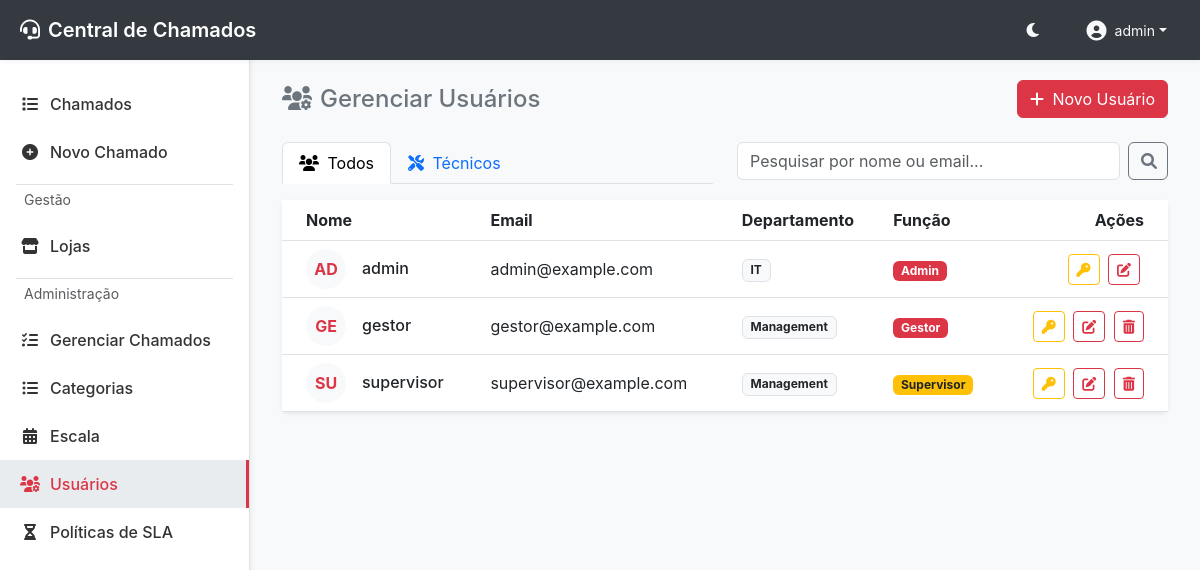
Before: /usuarios (signed in) with the older database file.
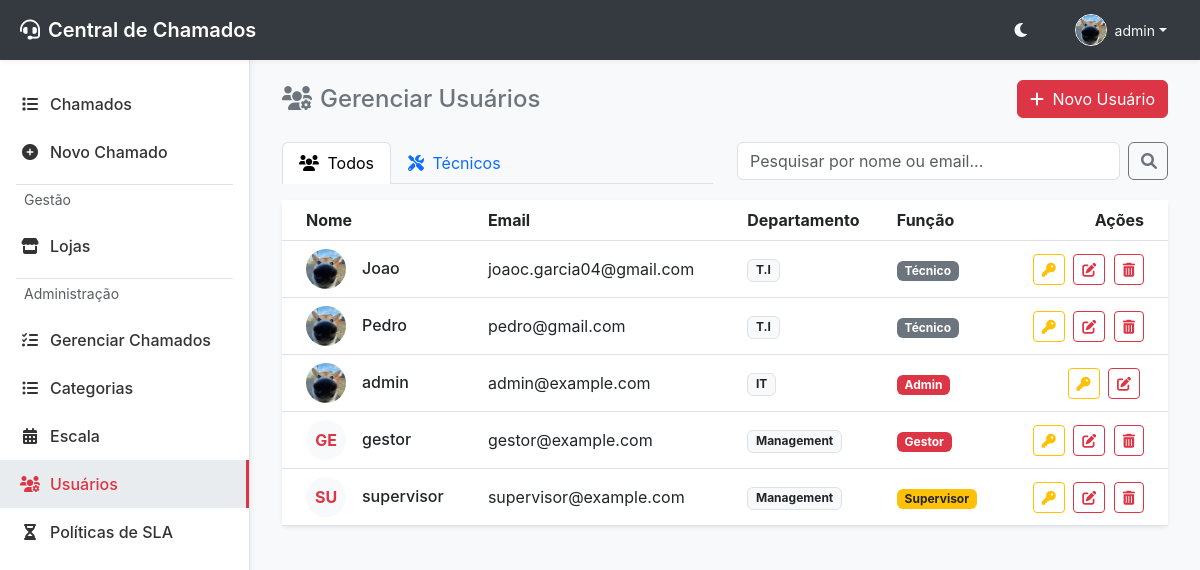
After: the same page with the newer database file.
### app/models.py (models this page shows, shortened)
class User(UserMixin, db.Model):
    __tablename__ = 'users'
    id = db.Column(db.Integer, primary_key=True)
    username = db.Column(db.String(64), index=True, unique=True, nullable=False)
    email = db.Column(db.String(120), index=True, unique=True, nullable=False)
    password_hash = db.Column(db.String(256))
    role = db.Column(db.String(20), default='user') # user, technician, admin, manager, supervisor
    department = db.Column(db.String(100))
    profile_image = db.Column(db.String(255))
    is_active = db.Column(db.Boolean, default=True)
    created_at = db.Column(db.DateTime, default=datetime.utcnow)

### app/modules/auth/routes.py (the view)
@auth_bp.route('/usuarios')
@login_required
def listar_usuarios():
    search = request.args.get('search', '')
    query = User.query
    if search:
        search_term = f"%{search}%"
        query = query.filter(or_(User.username.ilike(search_term), User.email.ilike(search_term)))
    users = query.order_by(User.username).all()
    return render_template('usuarios.html', users=users, active_page='usuarios', active_tab='all', search=search)

### app/modules/auth/routes.py (called while the page is built)
@auth_bp.context_processor
def utility_processor():
    def get_role_level_ctx(role):
        return get_role_level(role)
    return dict(get_role_level=get_role_level_ctx)

### app/templates/usuarios.html (shortened to what this page needs)
{% extends "base.html" %}
{% block content %}
<div class="d-flex justify-content-between align-items-center mb-4">
    <h4 class="mb-0 text-secondary"><i class="fas fa-users-cog me-2"></i>Gerenciar Usuários</h4>
    <button class="btn btn-primary" data-bs-toggle="modal" data-bs-target="#novoUsuarioModal">
        <i class="fas fa-plus me-1"></i> Novo Usuário
    </button>
</div>
<div class="row mb-3">
    <div class="col-md-6">
        <ul class="nav nav-tabs">
            <li class="nav-item">
                <a class="nav-link {% if active_tab == 'all' %}active{% endif %}" href="{{ url_for('auth.listar_usuarios') }}">
                    <i class="fas fa-users me-1"></i> Todos
                </a>
            </li>
            <li class="nav-item">
                <a class="nav-link {% if active_tab == 'tecnicos' %}active{% endif %}" href="{{ url_for('auth.listar_tecnicos') }}">
                    <i class="fas fa-tools me-1"></i> Técnicos
                </a>
            </li>
        </ul>
    </div>
    <div class="col-md-6">
        <form action="{{ url_for(request.endpoint) }}" method="GET" class="d-flex">
            <input class="form-control me-2" type="search" name="search" placeholder="Pesquisar por nome ou email..." value="{{ search }}" aria-label="Pesquisar">
            <button class="btn btn-outline-secondary" type="submit"><i class="fas fa-search"></i></button>
        </form>
    </div>
</div>
<div class="card border-0 shadow-sm">
    <div class="card-body p-0">
        <div class="table-responsive">
            <table class="table table-hover mb-0 align-middle">
                <thead>
                    <tr>
                        <th scope="col" class="ps-4">Nome</th>
                        <th scope="col">Email</th>
                        <th scope="col">Departamento</th>
                        <th scope="col">Função</th>
                        <th scope="col" class="text-end pe-4">Ações</th>
                    </tr>
                </thead>
                <tbody>
                    {% for user in users %}
                    <tr>
                        <td class="ps-4">
                            <div class="d-flex align-items-center">
                                {% if user.profile_image %}
                                <img src="{{ url_for('static', filename='uploads/profiles/' + user.profile_image) }}" alt="Avatar" class="rounded-circle me-3" style="width: 40px; height: 40px; object-fit: cover;">
                                {% else %}
                                <div class="bg-light text-primary rounded-circle d-flex align-items-center justify-content-center me-3 fw-bold" style="width: 40px; height: 40px;">
                                    {{ user.username[:2].upper() }}
                                </div>
                                {% endif %}
                                <div>
                                    <h6 class="mb-0">{{ user.username }}</h6>
                                </div>
                            </div>
                        </td>
                        <td>{{ user.email }}</td>
                        <td>
                            {% if user.department %}
                            <span class="badge bg-light text-dark border">{{ user.department }}</span>
                            {% else %}
                            <span class="text-muted">-</span>
                            {% endif %}
                        </td>
                        <td>
                            {% if user.role == 'admin' %}
                            <span class="badge bg-danger">Admin</span>
                            {% elif user.role == 'manager' %}
                            <span class="badge bg-primary">Gestor</span>
                            {% elif user.role == 'supervisor' %}
                            <span class="badge bg-warning text-dark">Supervisor</span>
                            {% elif user.role == 'tecnico' %}
                            <span class="badge bg-secondary">Técnico</span>
                            {% else %}
                            <span class="badge bg-info text-dark">Usuário</span>
                            {% endif %}
                        </td>
                        <td class="text-end pe-4">
                            {% if current_user.id == user.id or current_user.role == 'admin' or get_role_level(current_user.role) > get_role_level(user.role) %}
                            <button class="btn btn-sm btn-outline-warning me-1"
                                    data-bs-toggle="modal"
                                    data-bs-target="#alterarSenhaModal"
                                    data-id="{{ user.id }}"
                                    data-username="{{ user.username }}"
                                    onclick="preencherModalSenha(this)"
                                    title="Alterar Senha">
                                <i class="fas fa-key"></i>
                            </button>
                            <button class="btn btn-sm btn-outline-primary me-1"
                                    data-bs-toggle="modal"
                                    data-bs-target="#editarUsuarioModal"
                                    data-id="{{ user.id }}"
                                    data-username="{{ user.username }}"
                                    data-role="{{ user.role }}"
                                    data-department="{{ user.department or '' }}"
                                    onclick="preencherModalEdicao(this)"
                                    title="Editar Usuário">
                                <i class="fas fa-edit"></i>
                            </button>
                            {% endif %}
                            {% if user.id != current_user.id and (current_user.role == 'admin' or get_role_level(current_user.role) > get_role_level(user.role)) %}
                            <form action="{{ url_for('auth.excluir_usuario', id=user.id) }}" method="POST" class="d-inline" onsubmit="return confirm('Tem certeza que deseja excluir este usuário?');">
                                <button type="submit" class="btn btn-sm btn-outline-danger" title="Excluir Usuário"><i class="fas fa-trash-alt"></i></button>
                            </form>
                            {% endif %}
                        </td>
                    </tr>
                    {% else %}
                    <tr>
                        <td colspan="5" class="text-center py-4 text-muted">Nenhum usuário encontrado.</td>
                    </tr>
                    {% endfor %}
                </tbody>
            </table>
        </div>
    </div>
</div>
{% endblock %}

### app/templates/base.html (shortened to what this page needs)
<!DOCTYPE html>
<html lang="pt-br">
<head>
    <link href="https://cdn.jsdelivr.net/npm/bootstrap@5.3.0/dist/css/bootstrap.min.css" rel="stylesheet">
    <link href="https://cdnjs.cloudflare.com/ajax/libs/font-awesome/6.0.0/css/all.min.css" rel="stylesheet">
    <link rel="stylesheet" href="{{ url_for('static', filename='css/style.css') }}?v=4">
</head>
<body>
    {% if current_user.is_authenticated %}
    <nav class="topbar">
        <div class="brand">
            <i class="fas fa-headset me-2"></i> Central de Chamados
        </div>
        <div class="user-menu">
            <button class="btn btn-link text-light p-0 me-3" id="theme-toggle" title="Alternar Tema">
                <i class="fas fa-moon"></i>
            </button>
            <div class="dropdown">
                <button class="btn btn-link text-light text-decoration-none dropdown-toggle d-flex align-items-center" type="button" id="userDropdown" data-bs-toggle="dropdown" aria-expanded="false">
                    {% if current_user.profile_image %}
                    <img src="{{ url_for('static', filename='uploads/profiles/' + current_user.profile_image) }}" alt="Avatar" class="rounded-circle border border-light" style="width: 32px; height: 32px; object-fit: cover;">
                    {% else %}
                    <i class="fas fa-user-circle fa-lg"></i>
                    {% endif %}
                    <span class="ms-2 small d-none d-md-inline">{{ current_user.username }}</span>
                </button>
            </div>
        </div>
    </nav>
    {% endif %}
    {% if current_user.is_authenticated %}
    <div class="sidebar bg-surface">
        <nav class="nav flex-column">
            <a class="nav-link {% if active_page == 'chamados' %}active{% endif %}" href="{{ url_for('chamados.listar_chamados') }}">
                <i class="fas fa-list"></i> Chamados
            </a>
            <a class="nav-link {% if active_page == 'novo_chamado' %}active{% endif %}" href="{{ url_for('chamados.novo_chamado') }}">
                <i class="fas fa-plus-circle"></i> Novo Chamado
            </a>
            {% if current_user.role != 'tecnico' %}
            <div class="border-top my-2 mx-3 text-muted small px-2 py-1">Gestão</div>
            <a class="nav-link {% if active_page == 'lojas_setores' %}active{% endif %}" href="{{ url_for('lojas.index') }}">
                <i class="fas fa-store"></i> Lojas
            </a>
            {% endif %}
            {% if current_user.role in ['admin', 'manager', 'supervisor', 'tecnico'] %}
            <div class="border-top my-2 mx-3 text-muted small px-2 py-1">Administração</div>
            <a class="nav-link {% if active_page == 'gerenciar_chamados' %}active{% endif %}" href="{{ url_for('chamados.gerenciar_chamados') }}">
                <i class="fas fa-tasks"></i> Gerenciar Chamados
            </a>
            {% endif %}
            {% if current_user.role in ['admin', 'manager', 'supervisor'] %}
            <a class="nav-link {% if active_page == 'categorias' %}active{% endif %}" href="{{ url_for('chamados.gerenciar_categorias') }}">
                <i class="fas fa-list-ul"></i> Categorias
            </a>
            <a class="nav-link {% if active_page == 'escala' %}active{% endif %}" href="{{ url_for('escala.index') }}">
                <i class="fas fa-calendar-alt"></i> Escala
            </a>
            <a class="nav-link {% if active_page == 'usuarios' %}active{% endif %}" href="{{ url_for('auth.listar_usuarios') }}">
                <i class="fas fa-users-cog"></i> Usuários
            </a>
            <a class="nav-link {% if active_page == 'sla' %}active{% endif %}" href="{{ url_for('sla.index') }}">
                <i class="fas fa-hourglass-half"></i> Políticas de SLA
            </a>
            {% endif %}
        </nav>
    </div>
    {% endif %}
    <main class="main-content" {% if not current_user.is_authenticated %}style="margin-left: 0; padding-top: 20px;"{% endif %}>
        <div class="container-fluid">
            {% block content %}{% endblock %}
        </div>
    </main>
</body>
</html>

Changed rows visible on the page:
changed User "admin": profile_image: picture added; username "AD" → (not shown)
added User: profile_image (picture), username "Joao", email "joaoc.garcia04@gmail.com", department "T.I", role "Técnico"
added User: profile_image (picture), username "Pedro", email "pedro@gmail.com", department "T.I", role "Técnico"
